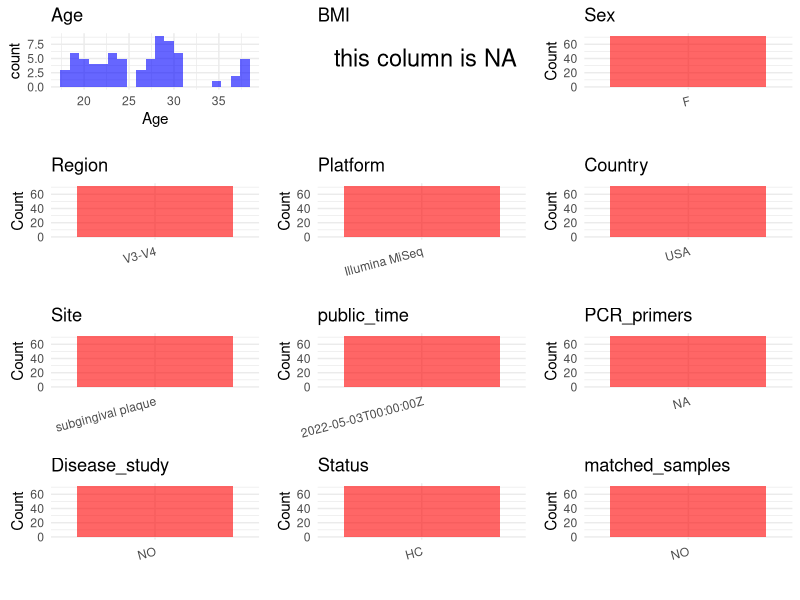

Write R code to recreate this figure. (Note: this script raises an error after producing the figure.)
## ---- chunk 1
# Load necessary libraries
library(dplyr)
library(ggplot2)
library(cowplot)

# Set working directory (update this path to your local directory)
setwd("E:/bioproject_YSD/PRJNA811442")

# Read the initial metadata files
initial_meta <- read.csv("SraRunTable.csv", header = T) 

# Display the first few rows of the metadata
head(initial_meta)
## ---- chunk 2
# Create a uniform metadata dataframe
metadata <- data.frame(
  BioProject = initial_meta$BioProject,
  Run = initial_meta$Run,
  sample_name = initial_meta$Sample.Name,
  Age = initial_meta$AGE,
  BMI = NA,
  Sex = initial_meta$sex,
  Region = "V3-V4",
  Platform = initial_meta$Instrument,
  Country = "USA",
  Site = initial_meta$tissue,
  public_time = initial_meta$ReleaseDate,
  stringsAsFactors = FALSE
)

# Use abbreviations to indicate gender
metadata <- metadata %>%
  mutate(Sex = recode(Sex, "female" = "F"))

# Assign Site based on tissue column
metadata <- metadata %>%
  mutate(Site = recode(Site, "subgingival_biofilm" = "subgingival plaque"))
## ---- chunk 3
# Add information obtained from the publication
metadata$PCR_primers <- "NA"
metadata$title <- "Subgingival microbiome in pregnancy and a potential relationship to early term birth"
metadata$Disease_study <- "NO"
# Assign disease status based on sample_name patterns
metadata$Status <- "HC"

# Check initial data distribution
cat("Initial sample distribution:\n")
table(metadata$sample_name)
table(metadata$Site)

# Calculate sampling frequency per subject
sample_counts <- table(metadata$sample_name)
cat("\nNumber of samples per subject:\n")
print(sample_counts)

# Create matched_samples column
metadata$matched_samples <- ifelse(metadata$sample_name %in% names(sample_counts[sample_counts >= 2]), "YES", "NO")

cat("\nMatched samples distribution:\n")
table(metadata$matched_samples)

# Identify samples for removal: single samples excluding subgingival plaque
single_samples <- names(sample_counts[sample_counts == 1])
samples_to_remove <- metadata$sample_name %in% single_samples & 
                     !(metadata$Site %in% c("subgingival plaque"))

cat("\nNumber of samples to be removed:", sum(samples_to_remove), "\n")

# Remove identified samples
metadata_clean <- metadata[!samples_to_remove, ]

cat("\nFinal sample distribution after cleaning:\n")
table(metadata_clean$sample_name)
table(metadata_clean$Site)
table(metadata_clean$matched_samples)

# Use cleaned dataset for subsequent analysis
metadata <- metadata_clean
## ---- chunk 4
# Check the number of unique runs and sample names
print(paste("Number of unique runs:", length(unique(metadata$Run))))
print(paste("Number of unique sample names:", length(unique(metadata$sample_name))))
## ---- chunk 5
# Select columns for visualization
plot_data <- metadata %>%
  select(-BioProject, -Run, -sample_name, -title)

# Function to create simple plots for each column
create_simple_plots <- function(data) {
  plots <- list()
  
  for (col in colnames(data)) {
    # Check if the column is all NA
    if (all(is.na(data[[col]]))) {
      # Create an empty plot with text indicating all NA
      p <- ggplot() +
        annotate("text", x = 0.5, y = 0.5, label = "this column is NA", size = 6) +
        labs(title = col) +
        theme_void()
    } else if (is.numeric(data[[col]])) {
      # Numeric variable: histogram
      p <- ggplot(data, aes(x = .data[[col]])) +
        geom_histogram(fill = "blue", alpha = 0.6, bins = 20, na.rm = TRUE) +
        labs(title = col) +
        theme_minimal()
    } else {
      # Categorical variable: bar plot (remove NA values)
      count_data <- as.data.frame(table(data[[col]], useNA = "ifany"))
      p <- ggplot(count_data, aes(x = reorder(Var1, -Freq), y = Freq)) +
        geom_col(fill = "red", alpha = 0.6) +
        labs(title = col, x = NULL, y = "Count") +
        theme_minimal() +
        theme(axis.text.x = element_text(angle = 15, hjust = 1))
    }
    plots[[col]] <- p
  }
  
  return(plots)
}

# Generate and arrange plots
plots <- create_simple_plots(plot_data)
p<-plot_grid(plots$Age, 
          plots$BMI, 
          plots$Sex, 
          plots$Region, 
          plots$Platform, 
          plots$Country, 
          plots$Site,
          plots$public_time, 
          plots$PCR_primers,
          plots$Disease_study,
          plots$Status,
          plots$matched_samples,# add 
          ncol = 3, align = "hv", axis = "lb")
ggsave("Metadata_Summary.png", plot = p, width = 8, height = 6, dpi = 150)
## ---- chunk 6
knitr::include_graphics("Metadata_Summary.png")
## ---- chunk 7
# Reorder columns to match the desired format
metadata <- metadata[, c(
  "BioProject", "Run", "sample_name", "Age", "BMI", "Sex", 
  "Region", "Platform", "Country", "Site", "public_time", 
  "PCR_primers", "title", "Disease_study", "Status", "matched_samples"
)]

# Export the uniform metadata to a CSV file
write.csv(metadata, file = "metadata.csv", quote = TRUE)
head(metadata)
